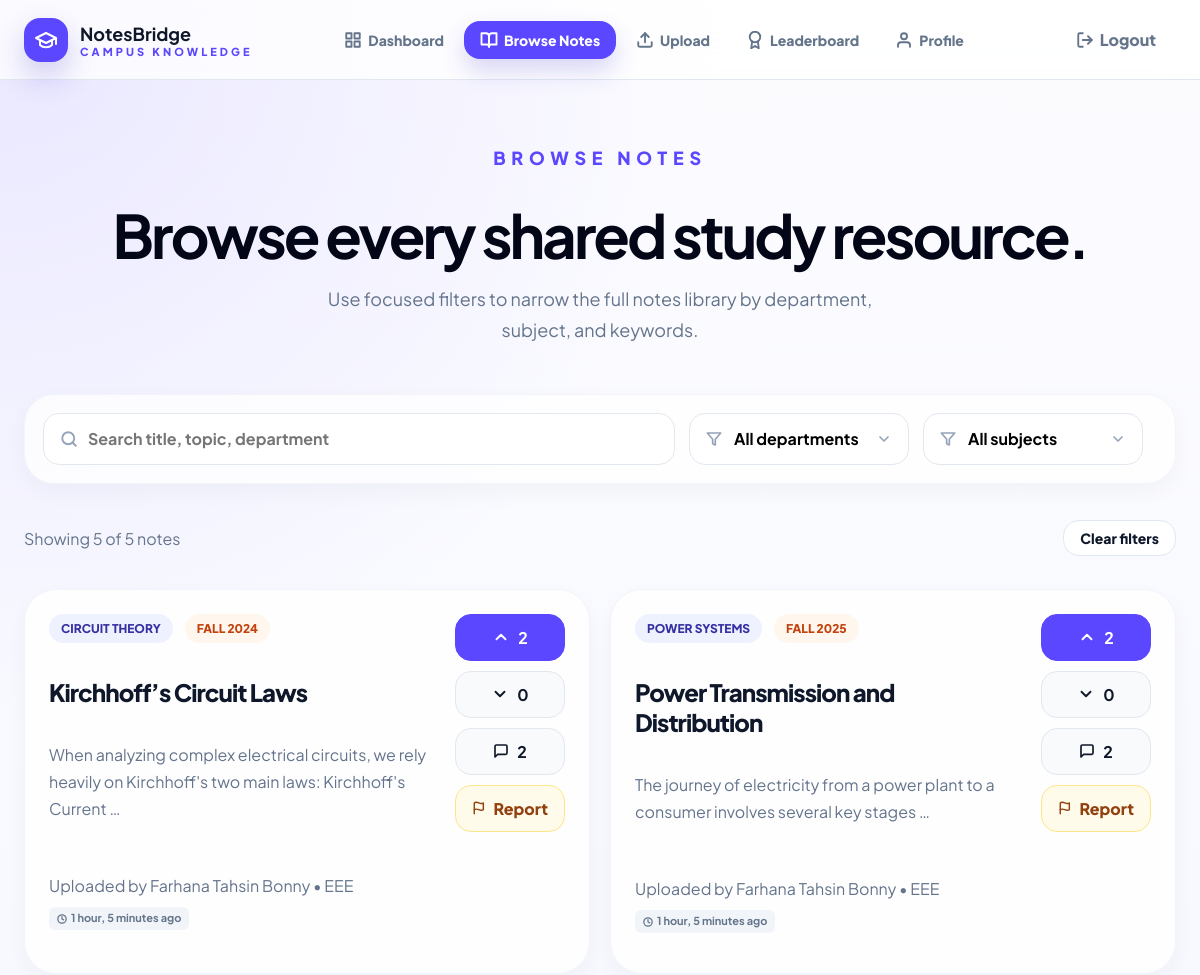
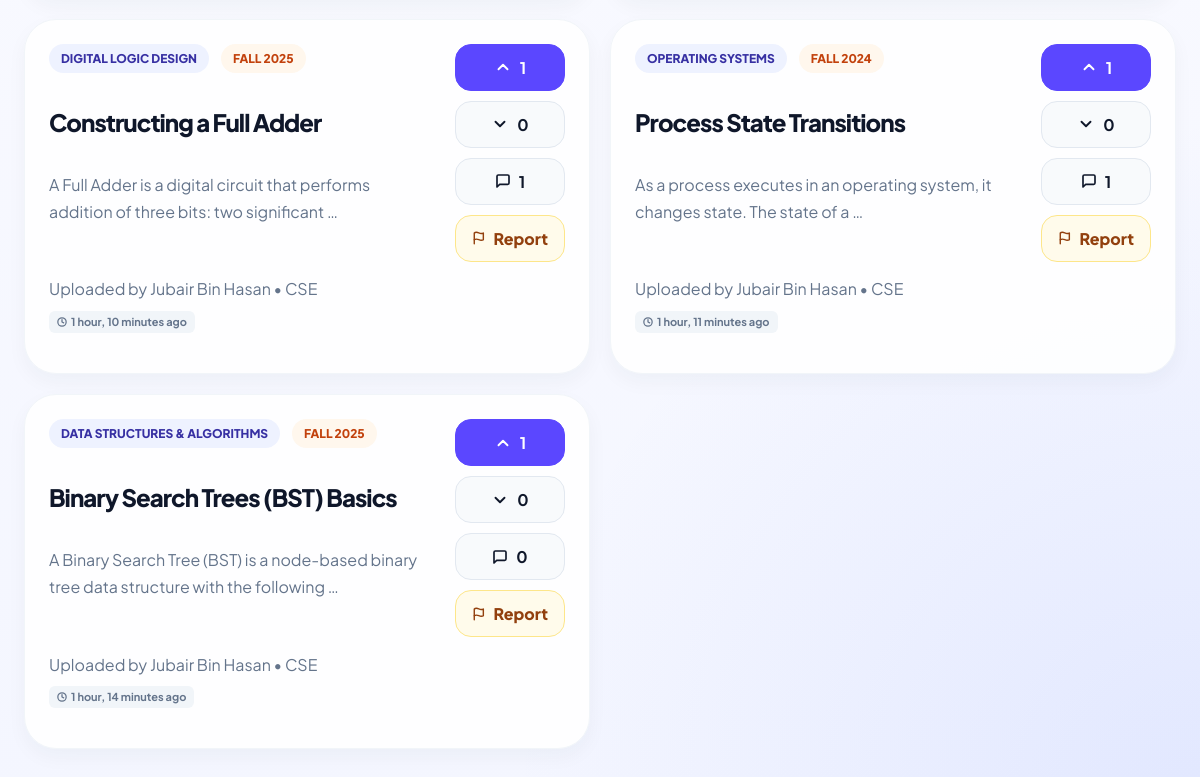
The app's page /browse/ (signed in) with its own data (2 pictures, top to bottom).
### notes/models.py (models this page shows, shortened)
class Note(models.Model):
    title = models.CharField(max_length=100)
    description = models.TextField()
    file = models.FileField(upload_to='notes/', blank=True, null=True)
    subject = models.ForeignKey(Subject, on_delete=models.CASCADE)
    uploader = models.ForeignKey(settings.AUTH_USER_MODEL, on_delete=models.CASCADE)
    professor = models.CharField(max_length=100)
    semester = models.CharField(max_length=50)
    downloads = models.PositiveIntegerField(default=0)
    is_flagged = models.BooleanField(default=False)
    is_hidden = models.BooleanField(default=False)
    is_deleted = models.BooleanField(default=False)
    report_count = models.PositiveIntegerField(default=0)
    created_at = models.DateTimeField(auto_now_add=True)

### departments/models.py (models this page shows, shortened)
class Subject(models.Model):
    name = models.CharField(max_length=100)
    code = models.CharField(max_length=20)
    department = models.ForeignKey(Department, on_delete=models.CASCADE)
    class Meta:
        unique_together = ('code', 'department')

class Department(models.Model):
    name = models.CharField(max_length=100, unique=True)
    code = models.CharField(max_length=10, unique=True)

### accounts/models.py (models this page shows)
class CustomUser(AbstractUser):
    email = models.EmailField(unique=True)
    department = models.ForeignKey(
        'departments.Department',
        on_delete=models.SET_NULL,
        null=True,
        blank=True
    )
    USERNAME_FIELD = "email"
    REQUIRED_FIELDS = ["username"]

### profiles/views.py (the view)
# urls.py: path('browse/', browse_view, name='browse_notes'),
@login_required
def browse_view(request):
    notes = Note.objects.filter(is_hidden=False, is_deleted=False).annotate(
        upvotes=Count('vote', filter=Q(vote__vote_type=1)),
        downvotes=Count('vote', filter=Q(vote__vote_type=0)),
        comment_count=Count('comments')
    ).order_by('-created_at')
    query = request.GET.get('q')
    if query:
        notes = notes.filter(
            Q(title__icontains=query) |
            Q(description__icontains=query)
        )
    subject_id = request.GET.get('subject')
    if subject_id and subject_id != "":
        notes = notes.filter(subject_id=subject_id)
    department_id = request.GET.get('department')
    if department_id and department_id != "":
        notes = notes.filter(subject__department_id=department_id)
    subjects = Subject.objects.all()
    departments = Department.objects.all()
    user_votes = Vote.objects.filter(user=request.user)
    upvoted_note_ids = list(user_votes.filter(vote_type=1).values_list('note_id', flat=True))
    downvoted_note_ids = list(user_votes.filter(vote_type=0).values_list('note_id', flat=True))
    reported_note_ids = list(Report.objects.filter(user=request.user).values_list('note_id', flat=True))
    total_count = notes.count()
    paginator = Paginator(notes, 10)
    page_number = request.GET.get('page')
    page_obj = paginator.get_page(page_number)
    context = {
        'notes': page_obj,
        'page_obj': page_obj,
        'subjects': subjects,
        'departments': departments,
        'total_count': total_count,
        'upvoted_note_ids': upvoted_note_ids,
        'downvoted_note_ids': downvoted_note_ids,
        'reported_note_ids': reported_note_ids,
    }
    return render(request, 'browse.html', context)

### templates/browse.html (shortened to what this page needs)
{% extends 'base.html' %}
{% load static %}
{% block nav_browse %}active{% endblock %}
{% block content %}
<main class="page-section">
    <div class="container">
        <section class="page-title" style="text-align: center; margin-bottom: 48px;">
            <p class="eyebrow" style="color: var(--indigo); margin-bottom: 12px;">Browse Notes</p>
            <h1>Browse every shared study resource.</h1>
            <p class="lead" style="max-width: 600px; margin: 0 auto;">
                Use focused filters to narrow the full notes library by department, subject, and keywords.
            </p>
        </section>
        <form method="GET" action="{% url 'browse_notes' %}" class="filter-panel" aria-label="Search and filters">
            <input type="search" name="q" value="{{ request.GET.q|default:'' }}" placeholder="Search title, topic, department">
            <select name="department" onchange="this.form.submit()">
                <option value="">All departments</option>
            </select>
            <select name="subject" onchange="this.form.submit()">
                <option value="">All subjects</option>
            </select>
        </form>
        <div class="row-between" style="margin-bottom: 24px; align-items: center;">
            <p class="muted">Showing {{ notes|length }} of {{ total_count }} notes</p>
            <a href="{% url 'browse_notes' %}" class="btn btn-light" style="padding: 8px 16px; font-size: 14px;">Clear filters</a>
        </div>
        <div class="note-grid">
            {% for note in notes %}
            <article class="note-card">
                <div class="note-card-main">
                    <div class="stack">
                        <div class="pill-row">
                            <span class="tag tag-indigo">{{ note.subject.name }}</span>
                            <span class="tag tag-orange">{{ note.semester }}</span>
                        </div>
                        <a href="{% url 'note_detail' note.id %}" class="note-title">{{ note.title }}</a>
                        <p class="note-description">{{ note.description|truncatewords:15 }}</p>
                        <p class="note-meta" style="display: flex; align-items: center; gap: 8px; flex-wrap: wrap;">
                            <span>Uploaded by {{ note.uploader.first_name }} {{ note.uploader.last_name }} • {{ note.subject.department.code }}</span>
                            <span style="display: inline-flex; align-items: center; gap: 4px; background: #f1f5f9; padding: 2px 8px; border-radius: 6px; font-size: 11px; font-weight: 700; color: #64748b;">
                                <svg width="10" height="10" viewBox="0 0 24 24" fill="none" stroke="currentColor" stroke-width="3" stroke-linecap="round" stroke-linejoin="round"><circle cx="12" cy="12" r="10"></circle><polyline points="12 6 12 12 16 14"></polyline></svg>
                                {{ note.created_at|timesince }} ago
                            </span>
                        </p>
                    </div>
                    <div class="note-actions">
                        <a href="{% url 'vote_note' note.id 1 %}" class="action-pill vote-button {% if note.id in upvoted_note_ids %}active{% endif %}" title="Upvote">
                            <svg width="18" height="18" viewBox="0 0 24 24" fill="none" stroke="currentColor" stroke-width="2.5" stroke-linecap="round" stroke-linejoin="round"><polyline points="18 15 12 9 6 15"></polyline></svg>
                            <strong>{{ note.upvotes }}</strong>
                        </a>
                        <a href="{% url 'vote_note' note.id 0 %}" class="action-pill vote-button down {% if note.id in downvoted_note_ids %}active{% endif %}" title="Downvote">
                            <svg width="18" height="18" viewBox="0 0 24 24" fill="none" stroke="currentColor" stroke-width="2.5" stroke-linecap="round" stroke-linejoin="round"><polyline points="6 9 12 15 18 9"></polyline></svg>
                            <strong>{{ note.downvotes }}</strong>
                        </a>
                        <a href="{% url 'note_detail' note.id %}" class="action-pill" title="Comments">
                            <svg width="16" height="16" viewBox="0 0 24 24" fill="none" stroke="currentColor" stroke-width="2.5" stroke-linecap="round" stroke-linejoin="round"><path d="M21 15a2 2 0 0 1-2 2H7l-4 4V5a2 2 0 0 1 2-2h14a2 2 0 0 1 2 2z"></path></svg>
                            <strong>{{ note.comment_count }}</strong>
                        </a>
                        {% if note.id in reported_note_ids %}
                        <span class="report-link" style="opacity: 0.5; cursor: not-allowed; color: var(--muted);" title="You have already reported this note">
                            <svg width="14" height="14" viewBox="0 0 24 24" fill="none" stroke="currentColor" stroke-width="2.5" stroke-linecap="round" stroke-linejoin="round"><path d="M4 15s1-1 4-1 5 2 8 2 4-1 4-1V3s-1 1-4 1-5-2-8-2-4 1-4 1z"></path><line x1="4" y1="22" x2="4" y2="15"></line></svg>
                            Reported
                        </span>
                        {% else %}
                        <a href="{% url 'report_note' note.id %}" class="report-link" title="Report">
                            <svg width="14" height="14" viewBox="0 0 24 24" fill="none" stroke="currentColor" stroke-width="2.5" stroke-linecap="round" stroke-linejoin="round"><path d="M4 15s1-1 4-1 5 2 8 2 4-1 4-1V3s-1 1-4 1-5-2-8-2-4 1-4 1z"></path><line x1="4" y1="22" x2="4" y2="15"></line></svg>
                            Report
                        </a>
                        {% endif %}
                    </div>
                </div>
            </article>
            {% endfor %}
        </div>
    </div>
</main>
{% endblock %}

### records on screen
Note: subject.name "CIRCUIT THEORY", semester "FALL 2024", title "Kirchhoff’s Circuit Laws", description "When analyzing complex electrical circuits, we rely heavily on Kirchhoff's two main laws: Kirchhoff's Current …", uploader.first_name "Farhana", uploader.last_name "Tahsin Bonny", subject.department.code "EEE", created_at "1 hour, 5 minutes", upvotes "2", downvotes "0", comment_count "2", shows "Report"
Note: subject.name "POWER SYSTEMS", semester "FALL 2025", title "Power Transmission and Distribution", description "The journey of electricity from a power plant to a consumer involves several key stages …", uploader.first_name "Farhana", uploader.last_name "Tahsin Bonny", subject.department.code "EEE", created_at "1 hour, 5 minutes", upvotes "2", downvotes "0", comment_count "2", shows "Report"
Note: subject.name "DIGITAL LOGIC DESIGN", semester "FALL 2025", title "Constructing a Full Adder", description "A Full Adder is a digital circuit that performs addition of three bits: two significant …", uploader.first_name "Jubair", uploader.last_name "Bin Hasan", subject.department.code "CSE", created_at "1 hour, 10 minutes", upvotes "1", downvotes "0", comment_count "1", shows "Report"
Note: subject.name "OPERATING SYSTEMS", semester "FALL 2024", title "Process State Transitions", description "As a process executes in an operating system, it changes state. The state of a …", uploader.first_name "Jubair", uploader.last_name "Bin Hasan", subject.department.code "CSE", created_at "1 hour, 11 minutes", upvotes "1", downvotes "0", comment_count "1", shows "Report"
Note: subject.name "DATA STRUCTURES & ALGORITHMS", semester "FALL 2025", title "Binary Search Trees (BST) Basics", description "A Binary Search Tree (BST) is a node-based binary tree data structure with the following …", uploader.first_name "Jubair", uploader.last_name "Bin Hasan", subject.department.code "CSE", created_at "1 hour, 14 minutes", upvotes "1", downvotes "0", comment_count "0", shows "Report"

### other values on screen
{{ notes|length }} "5"
{{ total_count }} "5"
